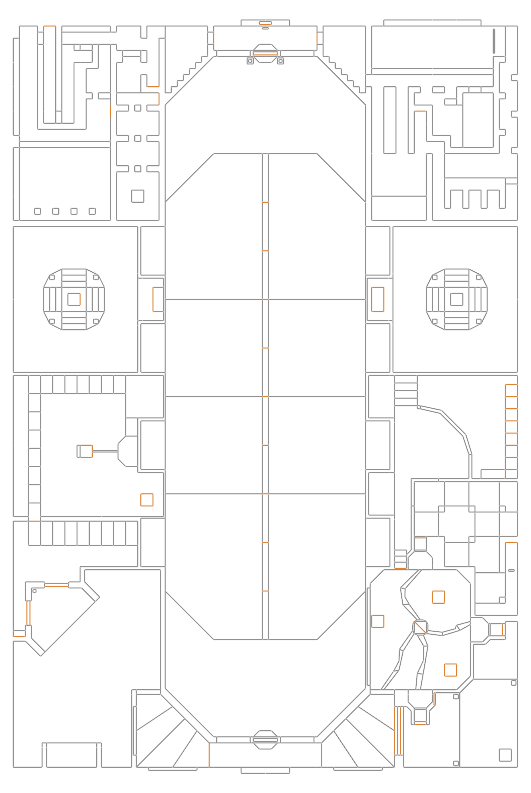
#> input picture PythonCode/DOOM-ML-MAPGEN-FIXEDVENV/CATWALK.png, 531 x 793 px
$ python imageProcessing.py
#> lines starting #> are read from the running program, lines starting #| are printed output that depends on the picture; after the words box and inside, x2 and y2 are one past the last pixel; in counts of white or black regions, pixels touching at a corner belong together; long printed decimals are rounded
# This script is a rework of my original MarvinJS solution. I chose to redo it in Python to allow for a more automated process
from PIL import Image
import matplotlib.pyplot as plt
import numpy as np
import pandas as pd
import cv2
import numpy as np

#This number refers
imageScalarFactor = 5

def imageProcess(filename) :
    #Declaring data object
#> called with filename = 'CATWALK.png'
    data = []
    linedefData = []
    #Loading image for modification
    with Image.open(filename) as im:
#> im is the input picture: PIL image 531x793 RGBA; mean R, G, B, A 246.2, 245.8, 245.5, 16.4
        px = im.load()
        #Grabbing values
        width,height = im.size
#> width = 531; height = 793
        print(width , height)
#| 531 793

        #For loop
        for x in range(width) :
            for y in range(height) :
                #Removes white space from the image
                if px[x,y] != (255,255,255,0) :
                    data.append({"x" : x * imageScalarFactor, "y" : y * imageScalarFactor,"color" :  px [ x , y ]})
                    linedefData.append({"x" : x, "y" : y})
#> after the loop, data = 56321 items; linedefData = 56321 items

    #Returns Data
    return data

# Function to read through all of the data Points (Not Needed)
def printPlotData( filename ):
    data = filename

    for i in data:
        plt.plot(i[0], i[1], 'ro')

    plt.show()


#Test Code (Call it from here if you only want image processing
imageProcess('CATWALK.png')

# https://www.youtube.com/watch?v=KH8Mq9FPVPw
# https://stackoverflow.com/questions/44101894/extraction-of-coordinates-of-corners-using-harris-corner-detection-and-also-ret/52173485
# https://answers.opencv.org/question/186538/to-find-the-coordinates-of-corners-detected-by-harris-corner-detection/
def Harris_Corner_Detection(image):
#> called with image = 'CATWALK.png'
    img = cv2.imread(image)
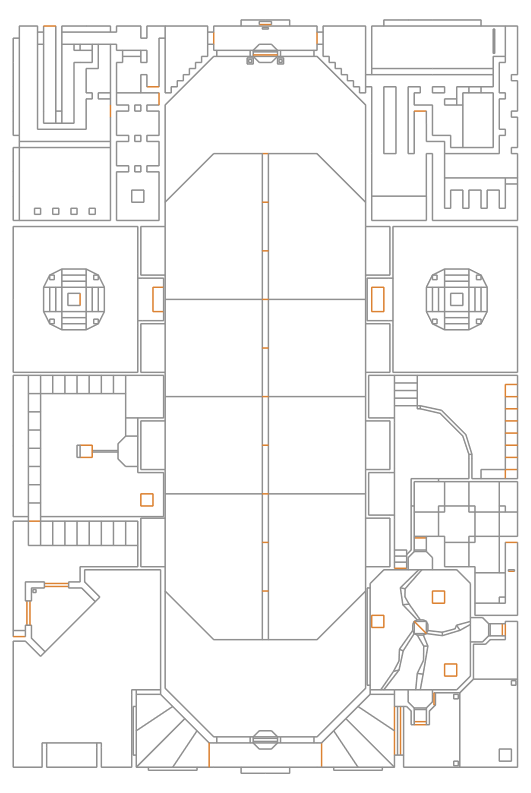
#> img: shape (793, 531, 3); mean B, G, R 245.5, 245.8, 246.2

    #Displays Original Image for Debug Purposes
    cv2.imshow('Original Image', img)

    gray = cv2.cvtColor(img, cv2.COLOR_BGR2GRAY)
    gray = np.float32(gray)

    dst = cv2.cornerHarris(gray, 5, 3, 0.04)
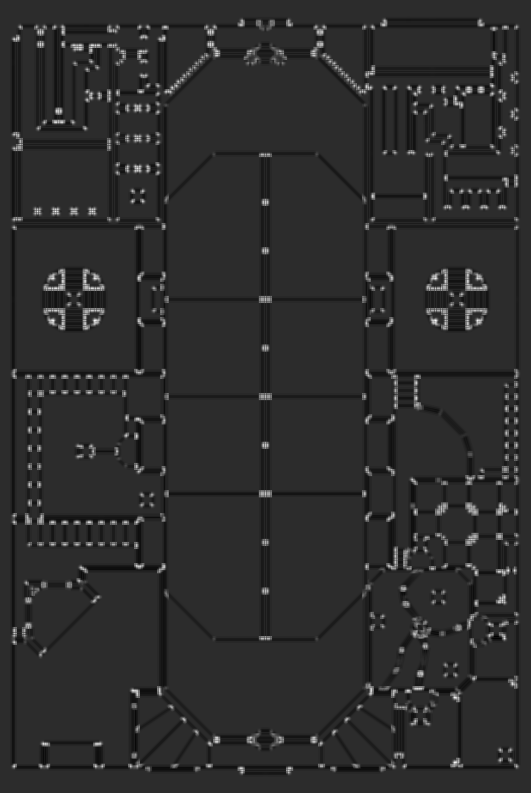
#> dst: shape (793, 531) float32; min -2862592.2, max 13492322, mean 54297; drawn with min black and max white
    ret, dst = cv2.threshold(dst, 0.1 * dst.max(), 255, 0)
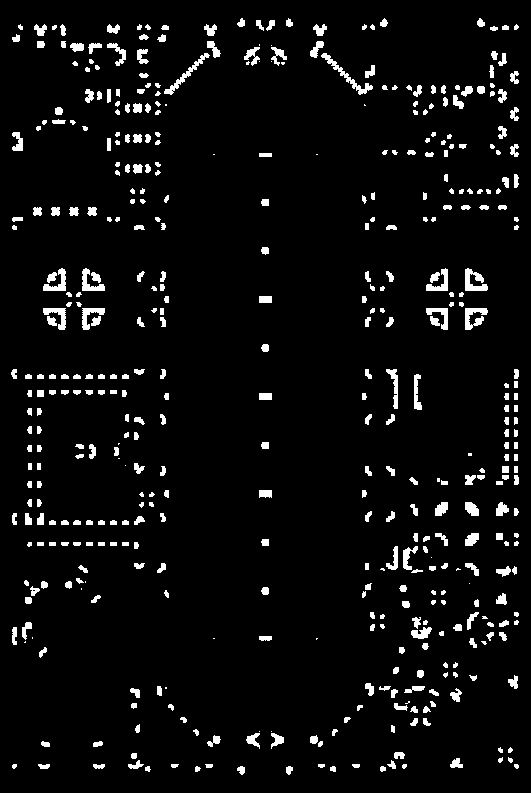
#> dst: shape (793, 531) float32; 5% white; 474 white regions (37 under 20 px), largest, box (x1, y1, x2, y2) and area: (321, 53, 373, 95) 341, (465, 268, 488, 291) 300, (164, 53, 210, 95) 293
#> ret = 1349232.2

    dst = np.uint8(dst)
    ret, labels, stats, centroids = cv2.connectedComponentsWithStats(dst)
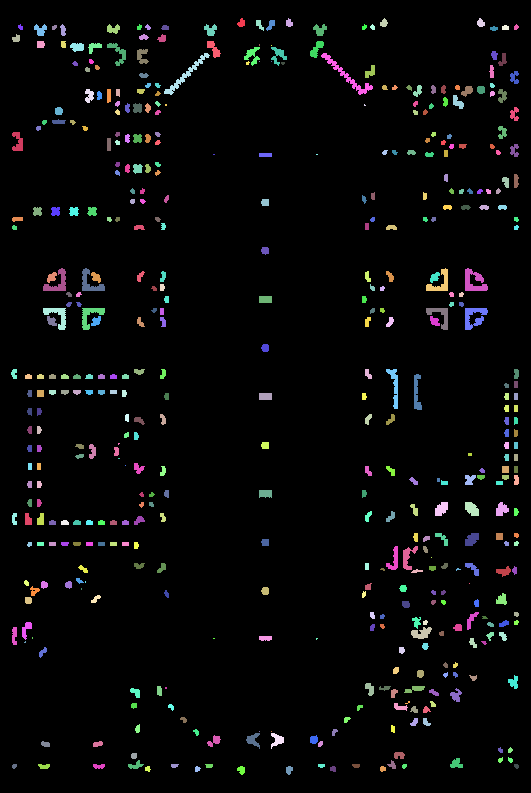
#> labels: shape (793, 531) int32; 475 distinct labels, from 0 to 474; one colour per label, 0 black
#> ret = 475; stats = 475 rows, first 6: [0, 0, 531, 793, 399922], [237, 18, 8, 9, 49], [286, 18, 7, 9, 45], [380, 18, 8, 9, 48], [477, 18, 8, 9, 51], [256, 20, 8, 11, 48]; centroids = 475 pairs, first value 13.8 to 516, second value 22.55 to 769.6

    criteria = (cv2.TERM_CRITERIA_EPS + cv2.TERM_CRITERIA_MAX_ITER, 100, 0.001)
    corners = cv2.cornerSubPix(gray, np.float32(centroids), (5, 5), (-1, -1), criteria)
#> corners = 475 pairs, first value 12.6 to 517.4, second value 21.06 to 768.5

    for i in range(1, len(corners)):
        print(corners[i])
#> this loop made 474 passes
#| [240.239  25.293]
#| [289.627   25.302]
#| [382.745   25.348]
#| [480.905   25.288]
#| [258.513   21.056]
#| [271.300   21.079]
#| [18.670 25.474]
#| [40.170 31.538]
#> (further printed lines are left out)

    img[dst > 0.1 * dst.max()] = [0, 0, 255]
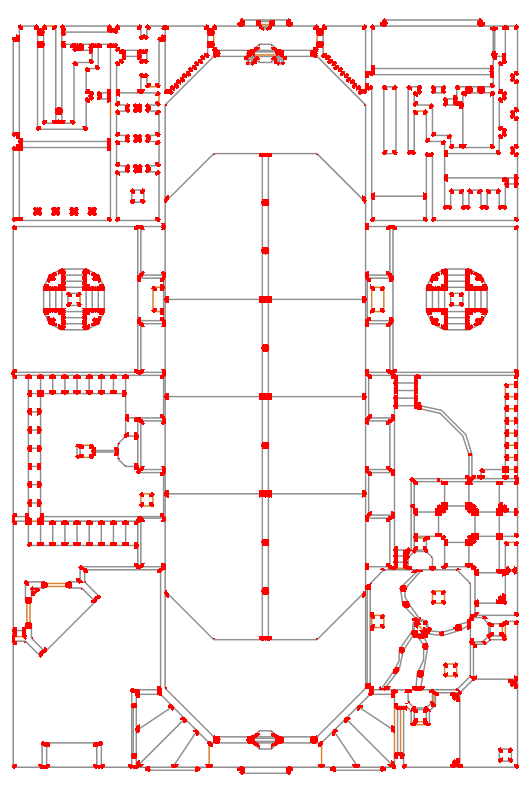
#> img: shape (793, 531, 3); 5.03% of pixels changed, all inside (x1, y1, x2, y2) = (11, 18, 519, 775)

    return corners


Harris_Corner_Detection("CATWALK.png")
